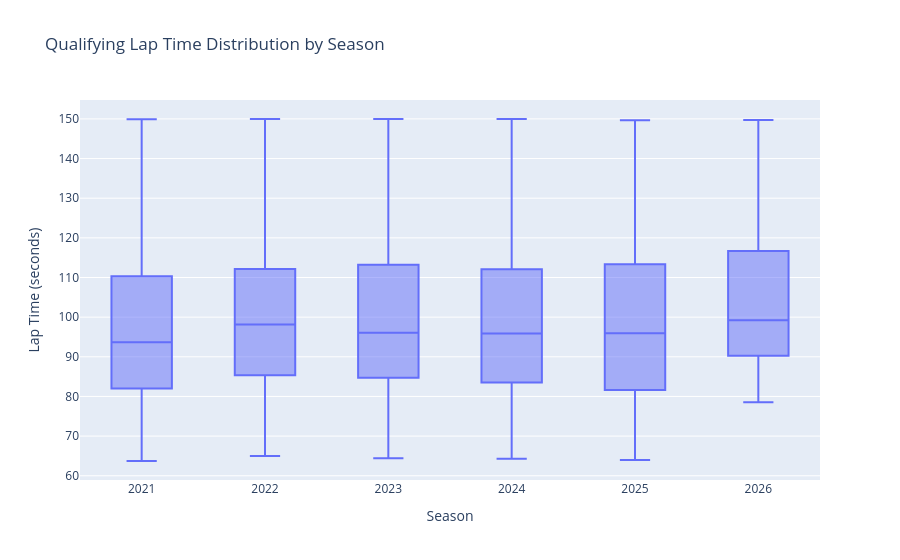

The code cell stored with this chart in its notebook:
### Code cell
# Lap time distribution by season
fig = px.box(
    df, x="Year", y="LapTime_s",
    title="Qualifying Lap Time Distribution by Season",
    labels={"LapTime_s": "Lap Time (seconds)", "Year": "Season"}
)
fig.show()

### Figure 1 — Plotly figure (JSON) as saved in the notebook; plotly's stock layout.template omitted (floating-point values rounded to 4 significant figures; data arrays with more than 128 entries replaced by an {"elided": "..."} marker saying what was removed)
{"data": [{"alignmentgroup": "True", "hovertemplate": "Season=%{x}<br>Lap Time (seconds)=%{y}<extra></extra>", "legendgroup": "", "marker": {"color": "#636efa"}, "name": "", "notched": false, "offsetgroup": "", "orientation": "v", "showlegend": false, "type": "box", "x": {"elided": "25227 int values"}, "x0": " ", "xaxis": "x", "y": {"elided": "25227 float values"}, "y0": " ", "yaxis": "y"}], "layout": {"boxmode": "group", "legend": {"tracegroupgap": 0}, "title": {"text": "Qualifying Lap Time Distribution by Season"}, "xaxis": {"anchor": "y", "domain": [0, 1], "title": {"text": "Season"}}, "yaxis": {"anchor": "x", "domain": [0, 1], "title": {"text": "Lap Time (seconds)"}}}}
